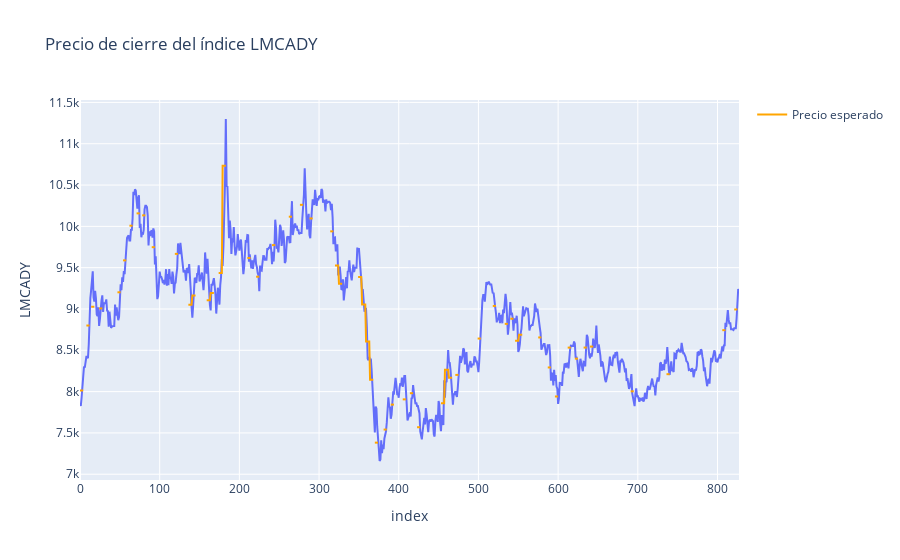

Notebook cell for this chart:
### Code cell
import plotly.express as px
import plotly.graph_objects as go

fig = px.line(df, x=df.index, y='LMCADY', title='Precio de cierre del índice LMCADY')

# Calcular el indicador booleano inicial para la predicción
df['bool_pred'] = df['pred-rmse'] != 0
df['coso'] = df['pr'] * df['bool_pred']

# Inicializar la serie de coso con nans
df['coso_line'] = np.nan

# Definir la longitud de la línea horizontal
line_length = 5
last_true_index = -line_length  # Asegurar que el primer índice puede ser 0

for idx in range(len(df)):
    if df['bool_pred'].iloc[idx] and idx >= last_true_index + line_length:
        # Establecer el valor de coso en los siguientes 5 puntos
        df.loc[idx:idx+line_length-1, 'coso_line'] = df['coso'].iloc[idx]
        last_true_index = idx

# Agregar la línea horizontal de coso al gráfico
fig.add_scatter(x=df.index, y=df['coso_line'], mode='lines', name='Precio esperado', line=dict(color='orange'))

fig.show()

### Figure 1 — Plotly figure (JSON) as saved in the notebook; plotly's stock layout.template omitted (floating-point values rounded to 4 significant figures; data arrays with more than 128 entries replaced by an {"elided": "..."} marker saying what was removed)
{"data": [{"hovertemplate": "index=%{x}<br>LMCADY=%{y}<extra></extra>", "legendgroup": "", "line": {"color": "#636efa", "dash": "solid"}, "marker": {"symbol": "circle"}, "mode": "lines", "name": "", "orientation": "v", "showlegend": false, "type": "scatter", "x": {"elided": "828 int values"}, "xaxis": "x", "y": {"elided": "828 float values"}, "yaxis": "y"}, {"line": {"color": "orange"}, "mode": "lines", "name": "Precio esperado", "type": "scatter", "x": {"elided": "828 int values"}, "y": {"elided": "828 float values"}}], "layout": {"legend": {"tracegroupgap": 0}, "title": {"text": "Precio de cierre del índice LMCADY"}, "xaxis": {"anchor": "y", "domain": [0, 1], "title": {"text": "index"}}, "yaxis": {"anchor": "x", "domain": [0, 1], "title": {"text": "LMCADY"}}}}
